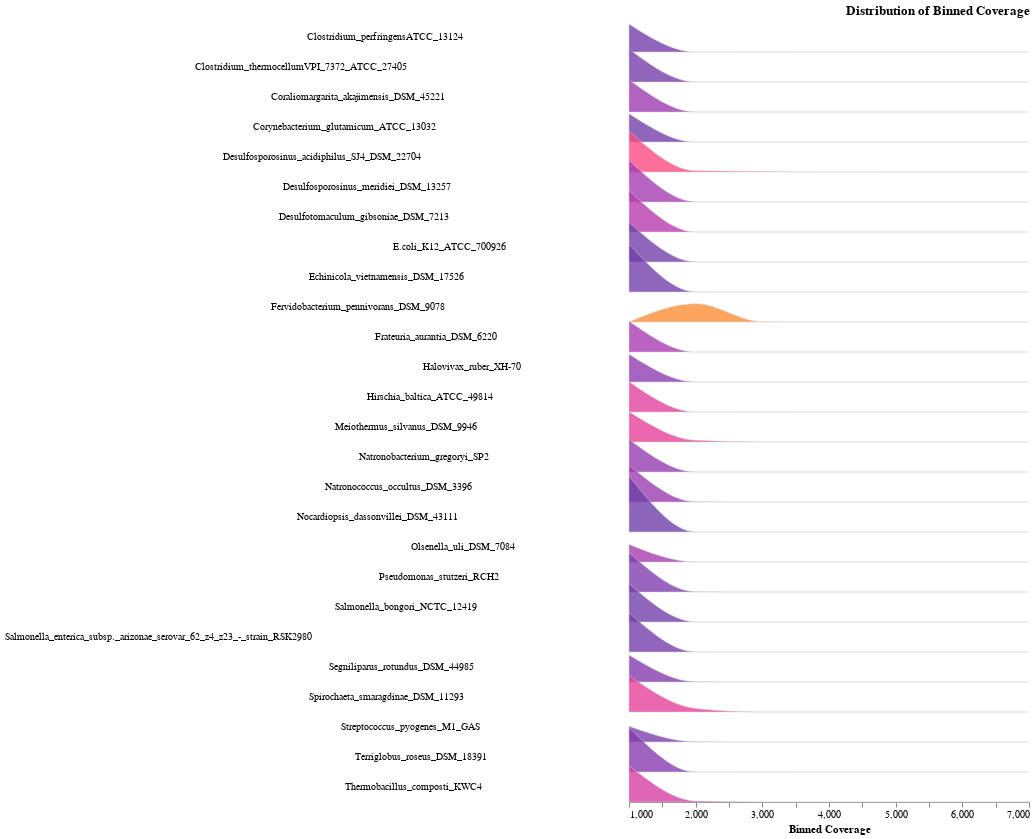

Here is the notebook cell this chart was saved with:
### Code cell
import altair as alt
import pandas as pd

# Prevent error about exceeding 5000 rows of data
alt.data_transformers.disable_max_rows()

data = pd.read_csv("/scratch/rnd-rojas/assembly_stephanie/data/views.csv")
df = pd.DataFrame(data, columns=['Species', 'Running Position', 'Binned Coverage', 'view'])

step = 30
overlap = 1

color_scheme='rainbow'


alt.Chart(df, height=step).transform_joinaggregate(
    mean_cov='mean(Binned Coverage)', groupby=['Species']
).transform_bin(
    ['bin_max', 'bin_min'], 'Binned Coverage'
).transform_aggregate(
    value='count()', groupby=['Species', 'mean_cov', 'bin_min', 'bin_max']
).transform_impute(
    impute='value', groupby=['Species', 'mean_cov'], key='bin_min', value=0
).mark_area(
    interpolate='monotone',
    fillOpacity=0.8,
    stroke='lightgray',
    strokeWidth=0.5
).encode(
    alt.X('bin_min:Q', bin='binned', title='Binned Coverage'),
    alt.Y(
        'value:Q',
        scale=alt.Scale(range=[step, -step * overlap]),
        axis=None
    ),
    alt.Fill(
        'mean_cov:Q',
        legend=None,
        scale=alt.Scale(domain=[0, 4000], scheme='rainbow')
    )
).facet(
    row=alt.Row(
        'Species:N',
        title=None,
        header=alt.Header(labelAngle=0, labelAlign='right')
    )
).properties(
    title='Distribution of Binned Coverage',
    bounds='flush'
).configure_facet(
    spacing=0
).configure_view(
    stroke=None
).configure_title(
    anchor='end'
)

### Figure 1 — Vega-Lite specification as saved in the notebook (floating-point values rounded to 4 significant figures; data arrays with more than 128 entries replaced by an {"elided": "..."} marker saying what was removed)
{"config": {"view": {"continuousWidth": 400, "continuousHeight": 300, "stroke": null}, "facet": {"spacing": 0}, "title": {"anchor": "end"}}, "data": {"name": "data-e5704c85d373335793d8ffacfb1c6ff3"}, "facet": {"row": {"type": "nominal", "field": "Species", "header": {"labelAlign": "right", "labelAngle": 0}, "title": null}}, "spec": {"mark": {"type": "area", "fillOpacity": 0.8, "interpolate": "monotone", "stroke": "lightgray", "strokeWidth": 0.5}, "encoding": {"fill": {"type": "quantitative", "field": "mean_cov", "legend": null, "scale": {"domain": [0, 4000], "scheme": "rainbow"}}, "x": {"type": "quantitative", "bin": "binned", "field": "bin_min", "title": "Binned Coverage"}, "y": {"type": "quantitative", "axis": null, "field": "value", "scale": {"range": [30, -30]}}}, "height": 30, "transform": [{"joinaggregate": [{"op": "mean", "field": "Binned Coverage", "as": "mean_cov"}], "groupby": ["Species"]}, {"bin": true, "field": "Binned Coverage", "as": ["bin_max", "bin_min"]}, {"aggregate": [{"op": "count", "as": "value"}], "groupby": ["Species", "mean_cov", "bin_min", "bin_max"]}, {"impute": "value", "key": "bin_min", "groupby": ["Species", "mean_cov"], "value": 0}]}, "bounds": "flush", "title": "Distribution of Binned Coverage", "$schema": "https://vega.github.io/schema/vega-lite/v4.8.1.json", "datasets": {"data-e5704c85d373335793d8ffacfb1c6ff3": {"elided": "10517 records"}}}
